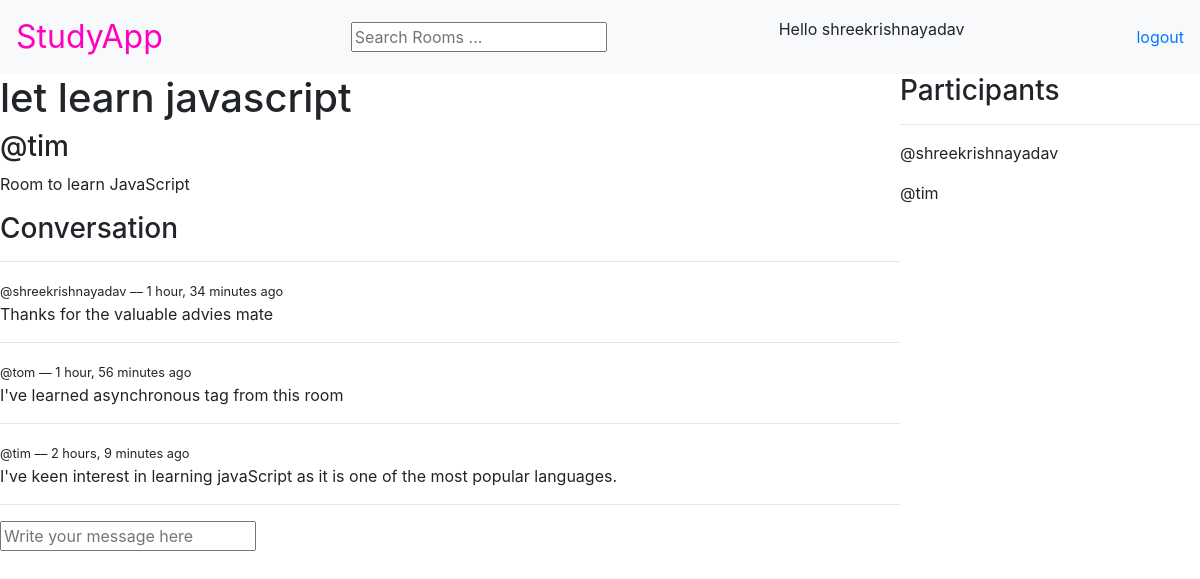
The app's page /room/3/ (signed in) with its own data.
### base/models.py (models this page shows, shortened)
class Room(models.Model):
    host = models.ForeignKey(User, on_delete=models.SET_NULL, null=True)
    topic = models.ForeignKey(Topic, on_delete=models.SET_NULL, null=True)
    name = models.CharField(max_length=200)
    description = models.TextField(null=True, blank=True)
    participants = models.ManyToManyField(User, related_name='participants', blank=True)
    updated = models.DateTimeField(auto_now=True)
    created = models.DateTimeField(auto_now_add=True)
    class Meta:
        ordering = ['-created', '-updated']

class Message(models.Model):
    user = models.ForeignKey(User, on_delete=models.CASCADE, default=1)
    room = models.ForeignKey(Room, on_delete=models.CASCADE)
    body = models.TextField()
    updated = models.DateTimeField(auto_now=True)
    created = models.DateTimeField(auto_now_add=True)

### base/views.py (the view, shortened to what this page needs)
# urls.py: path("room/<str:pk>/", views.room , name = "room" ),
def room(request,pk):
    room = Room.objects.get(id=pk)
    room_messages = room.message_set.all().order_by('-created')
    participants = room.participants.all()
    context = {'room':room, 'room_messages': room_messages, 'participants': participants}
    return render(request, "base/room.html", context)

### base/templates/base/room.html (shortened to what this page needs)
{% extends "base/main.html" %}
{% block content %}
<div class="room-container">
    <div>
        <h1> {{room.name}} </h1>
        <h3> @{{room.host}} </h3>
        <p> {{room.description}}</p>
        <div class="comment-wrapper">
            <h3> Conversation</h3>
            <hr>
            {% for message in room_messages %}
                <div>
                    <small>@{{message.user}} –– {{message.created|timesince}} ago </small>
                    <p>{{message.body}}</p>
                    <hr>
                </div>
            {% endfor %}
        </div>
        {% if request.user.is_authenticated %}
        <div class = "comment-form">
            <form method="POST" action="">
                <input type="text" name="body" placeholder="Write your message here">
            </form>
        </div>
        {% endif %}
    </div>
    <div>
        <h3> Participants</h3>
        <hr>
        {% for participant in participants %}
            <div>
                <p> @{{participant.username}}</p>
            </div>
        {% endfor %}
    </div>
</div>
{% endblock content %}

### base/templates/base/navbar.html
<nav class="navbar navbar-dark bg-light">
    <a class="navbar-brand custom-navbar-brand" href="/">
      StudyApp
    </a>
    <form method="GET" action = "{% url "home" %}">
      <input type = "text" name = "q" placeholder = "Search Rooms ..." />
    </form>
    {% if request.user.is_authenticated %}
    <p> Hello {{request.user}}</p>
    <a href = "{% url "logout" %}"> logout </a>
    {% else %}
      <a href = "{% url "login" %}"> login </a>
    {% endif %}
  </nav>

### static/css/style.css (style rules this page uses)
.custom-navbar-brand { font-size: 2rem; color: rgb(255, 0, 191) !important; }
.room-container { display: grid; grid-template-columns: 3fr 1fr; }

### records on screen
Room: name "let learn javascript", host "tim", description "Room to learn JavaScript"
Message: user "shreekrishnayadav", created "1 hour, 34 minutes", body "Thanks for the valuable advies mate"
Message: user "tom", created "1 hour, 56 minutes", body "I've learned asynchronous tag from this room"
Message: user "tim", created "2 hours, 9 minutes", body "I've keen interest in learning javaScript as it is one of the most popular languages."

### other values on screen
{{ request.user }} "shreekrishnayadav"
{{ participant.username }} "shreekrishnayadav"
{{ participant.username }} "tim"
